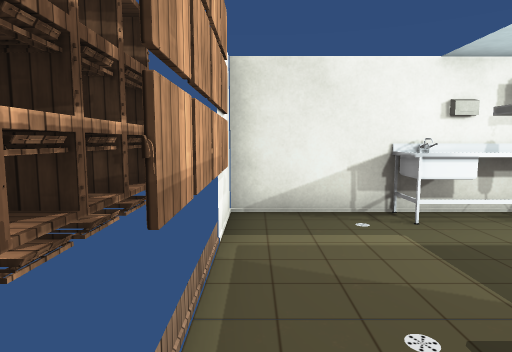
View 1 (above)

16 first-person views from a walk through a Unity game level. The camera is 1.4 m above the floor, tilts 6° down and sees 75° across. The floor is counted in squares, 1 m on a side. Each view is taken from the middle of a square. On the plan, view 1 faces up. The plan holds only what a view shows up to about 15 squares ahead; the rest is blank. The player character is not drawn. Some surface patterns are stand-ins.

View 2
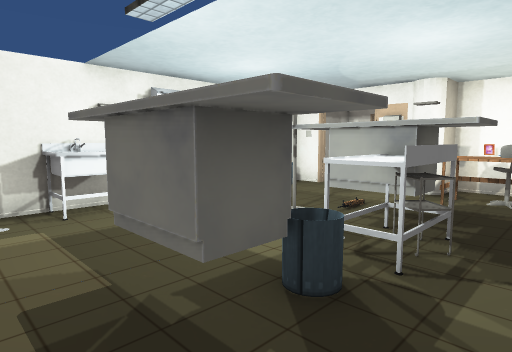

View 3
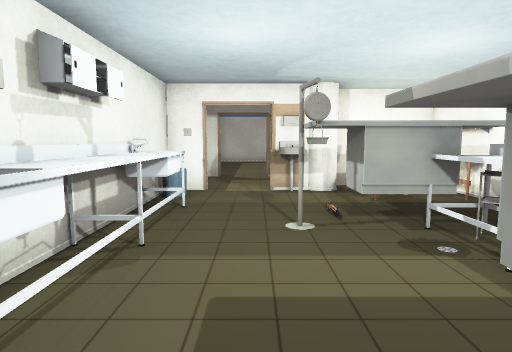

View 4
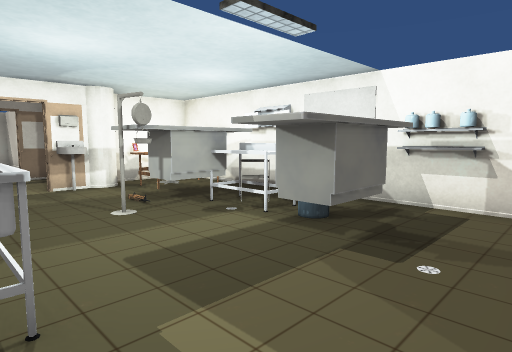

View 5
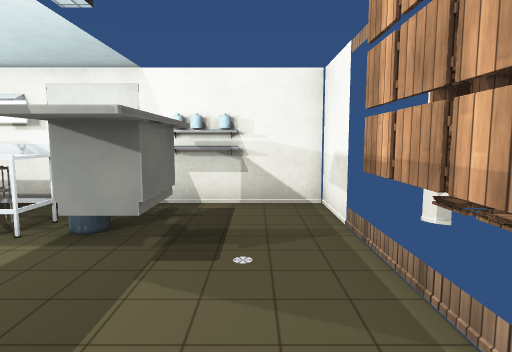

View 6
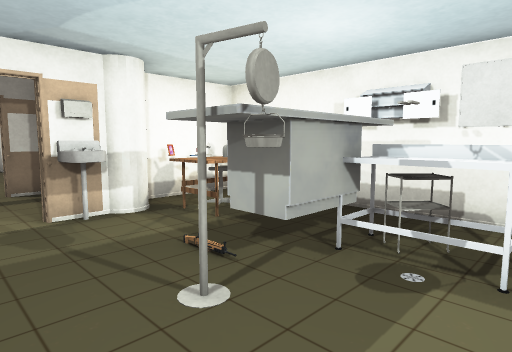

View 7
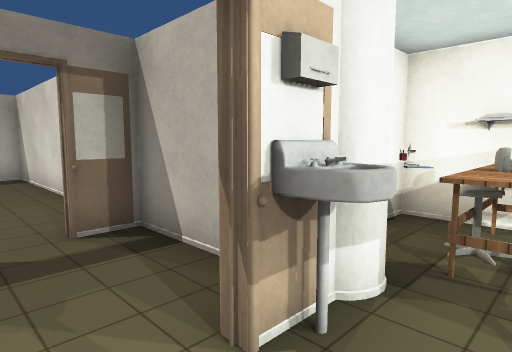

View 8
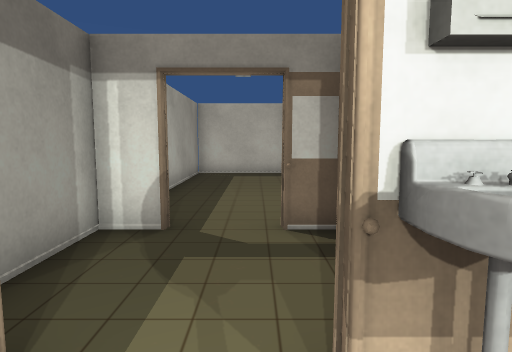

View 9
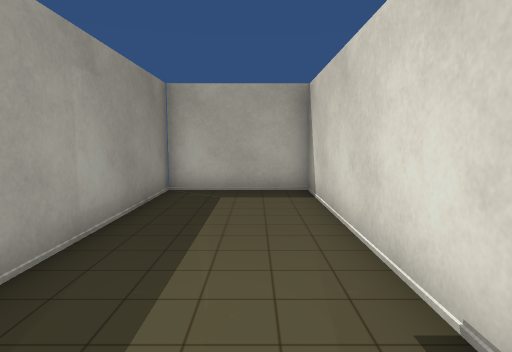

View 10
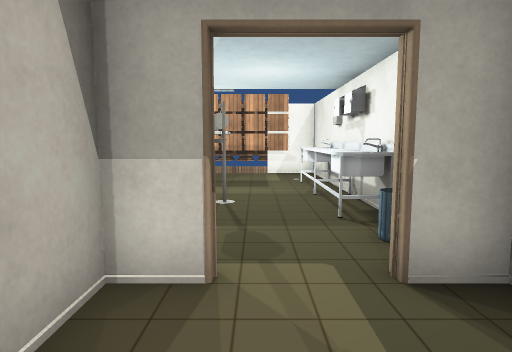

View 11
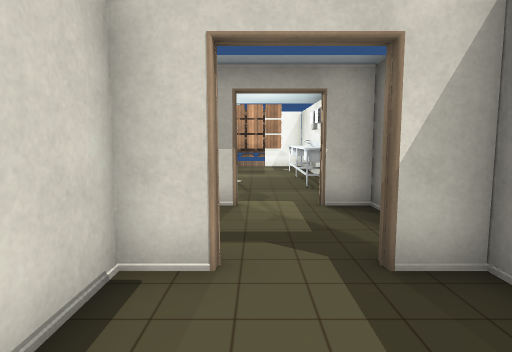

View 12
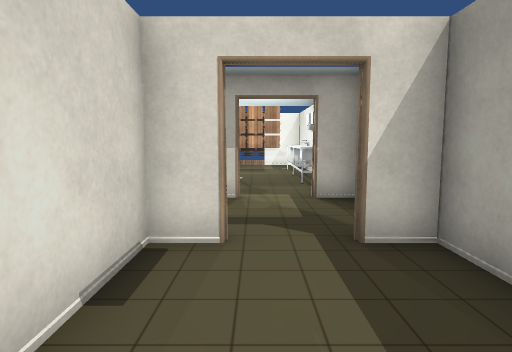

View 13
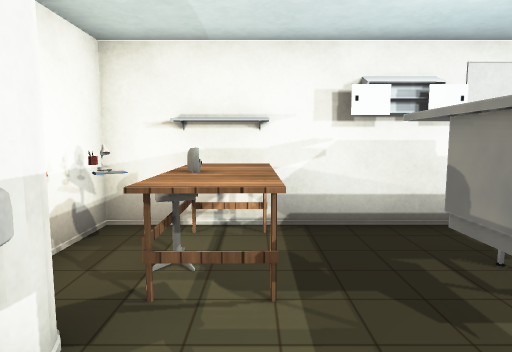

View 14
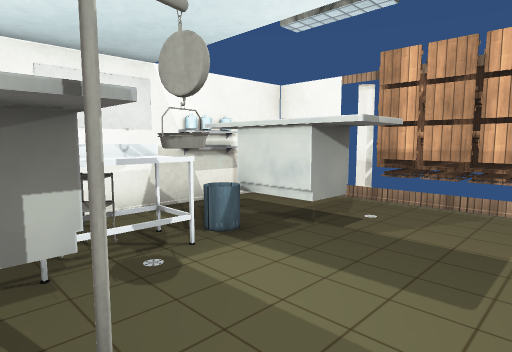

View 15
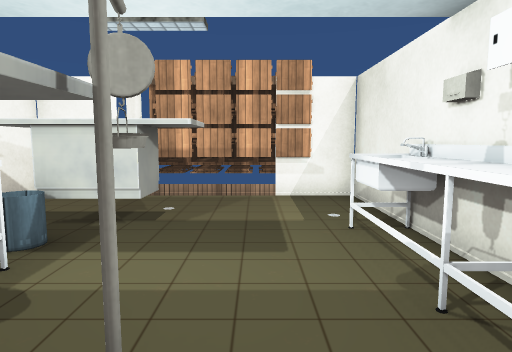

View 16
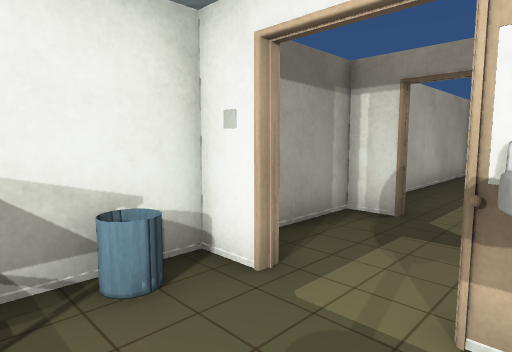

### Floor plan
Ten units are one square. View 1 is at (0, 0); x grows to the right and y downward. Boxes are objects, and circles mark ways between rooms. Rooms are numbered by the first view taken in them; rooms with no view inside come last. Other rooms are left out.
<svg viewBox="-40 -71 280 91">
<path fill="none" stroke="#000" d="M-5 -5 -5 15 115 15 115 -17 105 -17M105 -24 105 -36M105 -54 105 -65 -5 -65 -5 -45M142 -54 142 -65M145 -65 108 -65 108 -54M108 -36 108 -25 145 -25M142 -24 142 -36M145 -36 145 -25 235 -25 235 -65 145 -65M145 -66 145 -54"/>
<rect x="-35" y="-15" width="20" height="10" fill="#bbb"><title>other object</title></rect>
<rect x="-35" y="-25" width="20" height="10" fill="#bbb"><title>other object</title></rect>
<rect x="-35" y="-35" width="20" height="10" fill="#bbb"><title>other object</title></rect>
<rect x="-35" y="-55" width="20" height="20" fill="#bbb"><title>other object</title></rect>
<rect x="-15" y="-25" width="10" height="10" fill="#bbb"><title>other object</title></rect>
<rect x="-15" y="-35" width="10" height="10" fill="#bbb"><title>other object</title></rect>
<rect x="-15" y="-45" width="10" height="10" fill="#bbb"><title>other object</title></rect>
<rect x="-5" y="-55" width="10" height="10" fill="#bbb"><title>other object</title></rect>
<rect x="15" y="5" width="10" height="10" fill="#bbb"><title>other object</title></rect>
<rect x="15" y="-35" width="20" height="40" fill="#bbb"><title>other object</title></rect>
<rect x="25" y="5" width="10" height="10" fill="#bbb"><title>other object</title></rect>
<rect x="25" y="-15" width="20" height="10" fill="#bbb"><title>other object</title></rect>
<rect x="25" y="-65" width="60" height="10" fill="#bbb"><title>other object</title></rect>
<rect x="45" y="-5" width="10" height="10" fill="#bbb"><title>other object</title></rect>
<rect x="45" y="-15" width="10" height="10" fill="#bbb"><title>other object</title></rect>
<rect x="55" y="-35" width="20" height="40" fill="#bbb"><title>other object</title></rect>
<rect x="85" y="5" width="20" height="10" fill="#bbb"><title>other object</title></rect>
<rect x="85" y="-15" width="20" height="20" fill="#bbb"><title>other object</title></rect>
<rect x="85" y="-65" width="20" height="10" fill="#bbb"><title>other object</title></rect>
<rect x="95" y="-35" width="10" height="10" fill="#bbb"><title>other object</title></rect>
<rect x="105" y="-5" width="10" height="10" fill="#bbb"><title>other object</title></rect>
<circle cx="110" cy="-45" r="3" fill="#2a7"/>
<circle cx="140" cy="-45" r="3" fill="#2a7"/>
<text x="40" y="-30">1</text>
<text x="130" y="-50">2</text>
<text x="190" y="-50">3</text>
</svg>
Room 1 opens to room 2. Room 2 opens to room 3.

Where each view was taken, in squares from view 1:
view 1: 0 up, 0 right, facing up
view 2: 1 down, 1 right, facing up-right
view 3: 4 up, 1 right, facing right
view 4: 6 up, 0 right, facing down-right
view 5: 6 up, 1 right, facing down
view 6: 5 up, 4 right, facing down-right
view 7: 5 up, 9 right, facing down-right
view 8: 4 up, 9 right, facing right
view 9: 4 up, 14 right, facing right
view 10: 4 up, 14 right, facing left
view 11: 4 up, 18 right, facing left
view 12: 4 up, 19 right, facing left
view 13: 4 up, 9 right, facing down
view 14: 5 up, 7 right, facing down-left
view 15: 4 up, 8 right, facing left
view 16: 3 up, 8 right, facing up-right
